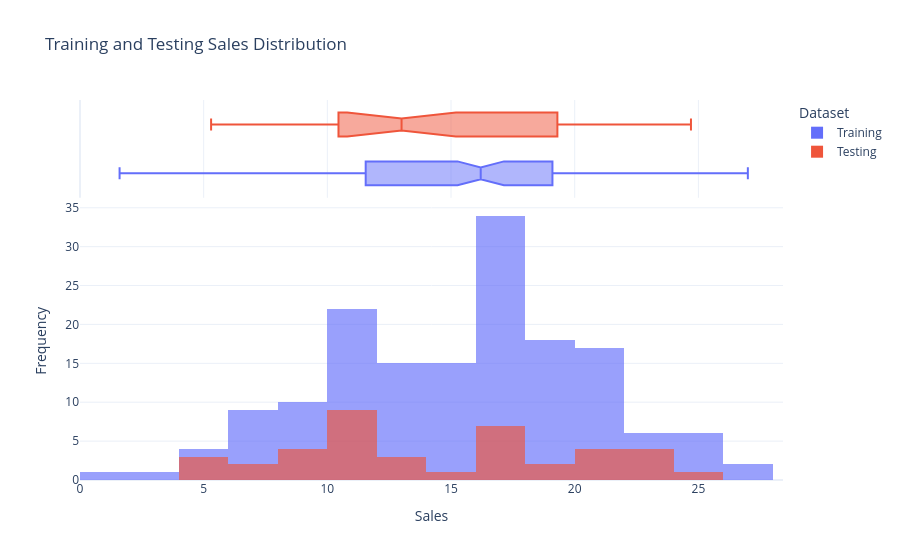

The code cell stored with this chart in its notebook:
### Code cell
# ============================================================
# Interactive Target Distribution Comparison
# ============================================================

fig = px.histogram(
    target_distribution_df,
    x="Sales",
    color="Dataset",
    nbins=20,
    barmode="overlay",
    opacity=0.65,
    marginal="box",
    title="Training and Testing Sales Distribution",
    template="plotly_white"
)

fig.update_layout(
    xaxis_title="Sales",
    yaxis_title="Frequency"
)

fig.show()

### Figure 1 — Plotly figure (JSON) as saved in the notebook; plotly's stock layout.template omitted (floating-point values rounded to 4 significant figures; data arrays with more than 128 entries replaced by an {"elided": "..."} marker saying what was removed)
{"data": [{"bingroup": "x", "hovertemplate": "Dataset=Training<br>Sales=%{x}<br>count=%{y}<extra></extra>", "legendgroup": "Training", "marker": {"color": "#636efa", "opacity": 0.65, "pattern": {"shape": ""}}, "name": "Training", "nbinsx": 20, "orientation": "v", "showlegend": true, "type": "histogram", "x": {"elided": "160 float values"}, "xaxis": "x", "yaxis": "y"}, {"hovertemplate": "Dataset=Training<br>Sales=%{x}<extra></extra>", "legendgroup": "Training", "marker": {"color": "#636efa"}, "name": "Training", "notched": true, "showlegend": false, "type": "box", "x": {"elided": "160 float values"}, "xaxis": "x2", "yaxis": "y2"}, {"bingroup": "x", "hovertemplate": "Dataset=Testing<br>Sales=%{x}<br>count=%{y}<extra></extra>", "legendgroup": "Testing", "marker": {"color": "#EF553B", "opacity": 0.65, "pattern": {"shape": ""}}, "name": "Testing", "nbinsx": 20, "orientation": "v", "showlegend": true, "type": "histogram", "x": [16.9, 22.4, 21.4, 7.3, 24.7, 12.6, 22.3, 8.4, 16.5, 16.1, 11.0, 8.7, 16.9, 5.3, 10.3, 16.7, 5.5, 16.6, 11.3, 18.9, 19.7, 12.5, 10.9, 22.2, 11.3, 8.1, 21.7, 13.4, 10.6, 5.7, 15.6, 11.3, 23.7, 8.7, 16.1, 20.7, 11.6, 20.8, 11.9, 6.9], "xaxis": "x", "yaxis": "y"}, {"hovertemplate": "Dataset=Testing<br>Sales=%{x}<extra></extra>", "legendgroup": "Testing", "marker": {"color": "#EF553B"}, "name": "Testing", "notched": true, "showlegend": false, "type": "box", "x": [16.9, 22.4, 21.4, 7.3, 24.7, 12.6, 22.3, 8.4, 16.5, 16.1, 11.0, 8.7, 16.9, 5.3, 10.3, 16.7, 5.5, 16.6, 11.3, 18.9, 19.7, 12.5, 10.9, 22.2, 11.3, 8.1, 21.7, 13.4, 10.6, 5.7, 15.6, 11.3, 23.7, 8.7, 16.1, 20.7, 11.6, 20.8, 11.9, 6.9], "xaxis": "x2", "yaxis": "y2"}], "layout": {"barmode": "overlay", "legend": {"title": {"text": "Dataset"}, "tracegroupgap": 0}, "title": {"text": "Training and Testing Sales Distribution"}, "xaxis": {"anchor": "y", "domain": [0, 1], "title": {"text": "Sales"}}, "xaxis2": {"anchor": "y2", "domain": [0, 1], "matches": "x", "showgrid": true, "showticklabels": false}, "yaxis": {"anchor": "x", "domain": [0, 0.7326], "title": {"text": "Frequency"}}, "yaxis2": {"anchor": "x2", "domain": [0.7426, 1], "matches": "y2", "showgrid": false, "showline": false, "showticklabels": false, "ticks": ""}}}
